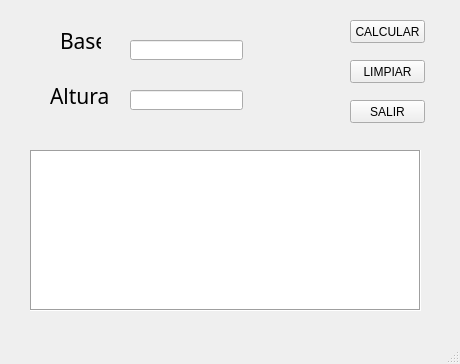
<?xml version="1.0" encoding="UTF-8"?>
<ui version="4.0">
 <class>MainWindow</class>
 <widget class="QMainWindow" name="MainWindow">
  <property name="geometry">
   <rect>
    <x>0</x>
    <y>0</y>
    <width>460</width>
    <height>364</height>
   </rect>
  </property>
  <property name="windowTitle">
   <string>MainWindow</string>
  </property>
  <widget class="QWidget" name="centralwidget">
   <widget class="QLabel" name="label">
    <property name="geometry">
     <rect>
      <x>60</x>
      <y>30</y>
      <width>41</width>
      <height>21</height>
     </rect>
    </property>
    <property name="font">
     <font>
      <family>Berlin Sans FB</family>
      <pointsize>16</pointsize>
     </font>
    </property>
    <property name="text">
     <string>Base</string>
    </property>
   </widget>
   <widget class="QLabel" name="label_2">
    <property name="geometry">
     <rect>
      <x>50</x>
      <y>80</y>
      <width>61</width>
      <height>31</height>
     </rect>
    </property>
    <property name="font">
     <font>
      <family>Berlin Sans FB</family>
      <pointsize>16</pointsize>
     </font>
    </property>
    <property name="text">
     <string>Altura</string>
    </property>
   </widget>
   <widget class="QLineEdit" name="txtBase">
    <property name="geometry">
     <rect>
      <x>130</x>
      <y>40</y>
      <width>113</width>
      <height>20</height>
     </rect>
    </property>
   </widget>
   <widget class="QLineEdit" name="txtAltura">
    <property name="geometry">
     <rect>
      <x>130</x>
      <y>90</y>
      <width>113</width>
      <height>20</height>
     </rect>
    </property>
   </widget>
   <widget class="QTextEdit" name="txtS">
    <property name="geometry">
     <rect>
      <x>30</x>
      <y>150</y>
      <width>391</width>
      <height>161</height>
     </rect>
    </property>
    <property name="frameShape">
     <enum>QFrame::Box</enum>
    </property>
   </widget>
   <widget class="QPushButton" name="btnCalcular">
    <property name="geometry">
     <rect>
      <x>350</x>
      <y>20</y>
      <width>75</width>
      <height>23</height>
     </rect>
    </property>
    <property name="text">
     <string>CALCULAR</string>
    </property>
   </widget>
   <widget class="QPushButton" name="btnLimpiar">
    <property name="geometry">
     <rect>
      <x>350</x>
      <y>60</y>
      <width>75</width>
      <height>23</height>
     </rect>
    </property>
    <property name="text">
     <string>LIMPIAR</string>
    </property>
   </widget>
   <widget class="QPushButton" name="btnSalir">
    <property name="geometry">
     <rect>
      <x>350</x>
      <y>100</y>
      <width>75</width>
      <height>23</height>
     </rect>
    </property>
    <property name="text">
     <string>SALIR</string>
    </property>
   </widget>
  </widget>
  <widget class="QMenuBar" name="menubar">
   <property name="geometry">
    <rect>
     <x>0</x>
     <y>0</y>
     <width>460</width>
     <height>21</height>
    </rect>
   </property>
  </widget>
  <widget class="QStatusBar" name="statusbar"/>
 </widget>
 <resources/>
 <connections/>
</ui>
